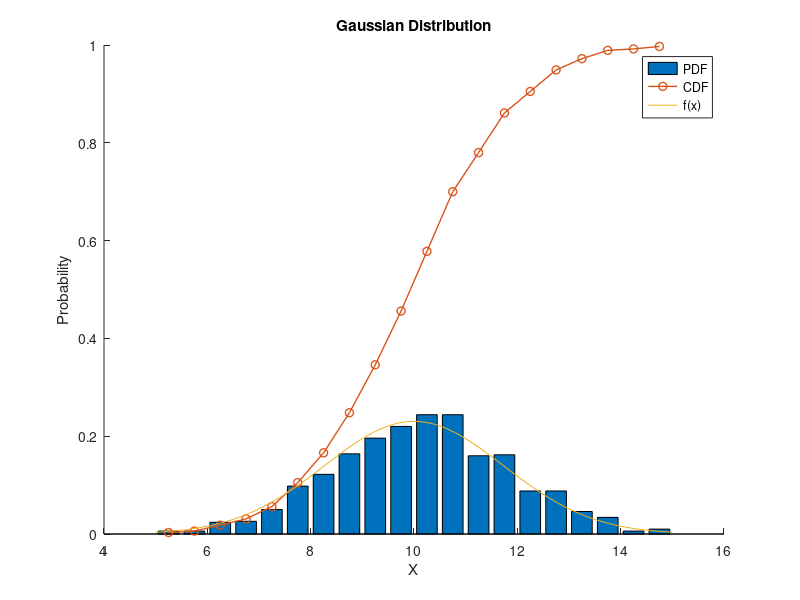

Reproduce this figure in MATLAB.
A = 5;
B = 15;
N = 1000;
avg = 10;
stdev = sqrt(3);
R = 20;

G = avg + randn(1, N) * stdev;

resol = (B - A) / R;
X1 = (A:resol:B - resol) + (resol / 2);
M1 = zeros(1, R);

for i = 1:N
    if G(i) >= A && G(i) < B
        idx = floor((G(i) - A) / resol) + 1;
        M1(idx) = M1(idx) + 1;
    end
end

G_avg = sum(G) / N;
G_var = sum((G - G_avg) .^ 2) / N;
G_stdev = sqrt(G_var);
fprintf('avg: %f, var: %f\n', G_avg, G_var)

x = A:0.1:B;
G_new = 1 / (stdev * sqrt(2 * pi)) * exp(-1/2 * ((x - avg) ./ stdev) .^ 2);

hold on;
PDF = M1 / N / resol;
bar(X1, PDF)

CDF = cumsum(PDF * resol);
plot(X1, CDF, '-o', 'LineWidth', 1)

plot(x, G_new)

title('Gaussian Distribution')
xlabel('X')
ylabel('Probability')
legend('PDF', 'CDF', 'f(x)')
hold off;
